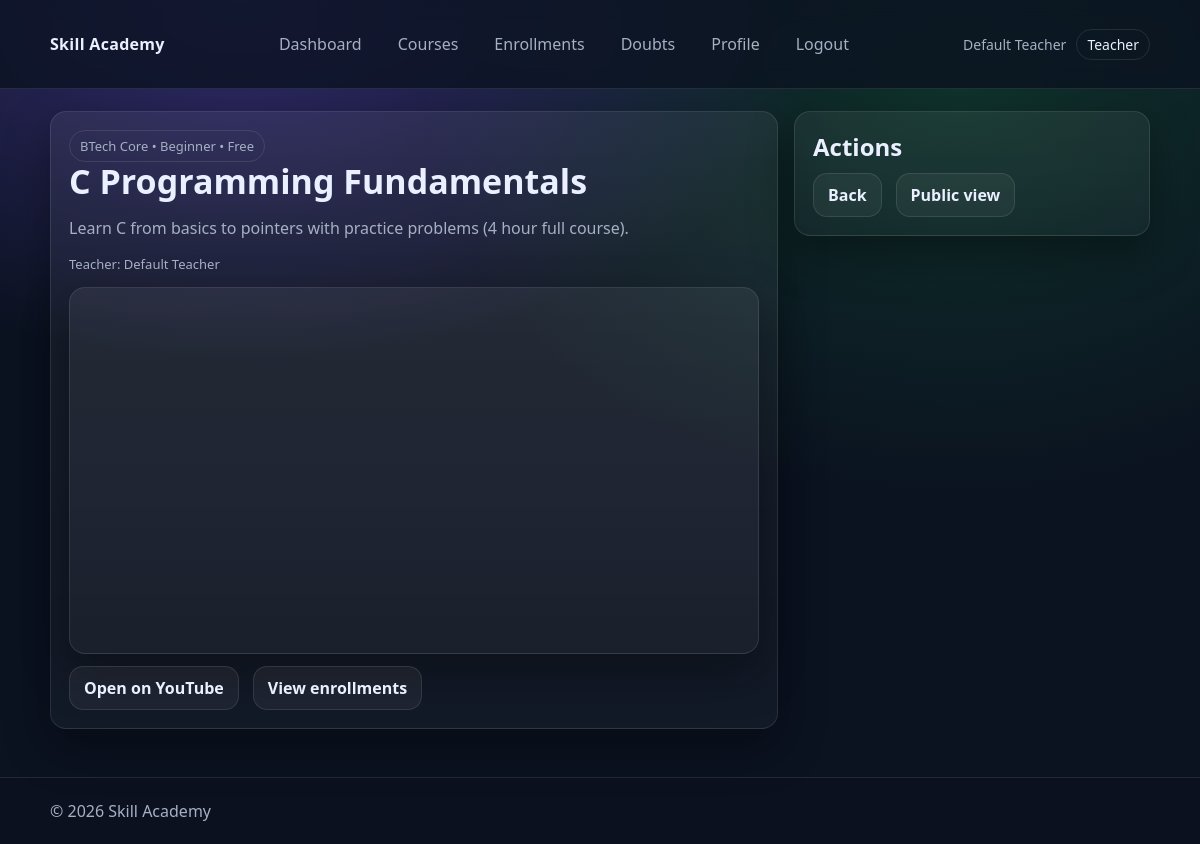
Page /teacher/course_preview.php?course_id=1 (signed in) on the committed database.
### tables this page shows
CREATE TABLE users (
  id BIGINT UNSIGNED NOT NULL AUTO_INCREMENT,
  role ENUM('student','teacher') NOT NULL,
  full_name VARCHAR(120) NOT NULL,
  email VARCHAR(190) NOT NULL,
  password_hash VARCHAR(255) NOT NULL,
  created_at TIMESTAMP NOT NULL DEFAULT CURRENT_TIMESTAMP,
  last_login_at TIMESTAMP NULL DEFAULT NULL,
  PRIMARY KEY (id),
  UNIQUE KEY uq_users_email (email),
  KEY idx_users_role (role)
);

CREATE TABLE courses (
  id BIGINT UNSIGNED NOT NULL AUTO_INCREMENT,
  teacher_id BIGINT UNSIGNED NOT NULL,
  title VARCHAR(180) NOT NULL,
  slug VARCHAR(220) NOT NULL,
  description TEXT NOT NULL,
  category VARCHAR(80) NOT NULL,
  level ENUM('Beginner','Intermediate','Advanced') NOT NULL DEFAULT 'Beginner',
  is_paid TINYINT(1) NOT NULL DEFAULT 0,
  price_inr INT UNSIGNED NOT NULL DEFAULT 0,
  youtube_playlist_url VARCHAR(500) NOT NULL,
  thumbnail_url VARCHAR(500) DEFAULT NULL,
  is_published TINYINT(1) NOT NULL DEFAULT 1,
  created_at TIMESTAMP NOT NULL DEFAULT CURRENT_TIMESTAMP,
  updated_at TIMESTAMP NOT NULL DEFAULT CURRENT_TIMESTAMP ON UPDATE CURRENT_TIMESTAMP,
  PRIMARY KEY (id),
  UNIQUE KEY uq_courses_slug (slug),
  KEY idx_courses_teacher (teacher_id),
  KEY idx_courses_paid (is_paid),
  CONSTRAINT fk_courses_teacher FOREIGN KEY (teacher_id) REFERENCES users(id)
    ON DELETE RESTRICT ON UPDATE CASCADE
);

### includes/auth.php (called while the page is built, shortened)
<?php
require_once __DIR__ . '/db.php';
function current_user(): ?array
{
    $id = $_SESSION['user_id'] ?? null;
    $stmt = db()->prepare('SELECT id, role, full_name, email, created_at, last_login_at FROM users WHERE id = ?');
    $stmt->execute([(int)$id]);
    $u = $stmt->fetch();
    return $u ?: null;
}
function is_logged_in(): bool
{
    return !empty($_SESSION['user_id']);
}

### includes/db.php (called while the page is built, shortened)
<?php
function db(): PDO
{
    static $pdo = null;
    if ($pdo instanceof PDO) {
        return $pdo;
    }
    $dsn = 'mysql:host=' . DB_HOST . ';dbname=' . DB_NAME . ';charset=' . DB_CHARSET;
    $pdo = new PDO($dsn, DB_USER, DB_PASS, [
        PDO::ATTR_ERRMODE => PDO::ERRMODE_EXCEPTION,
        PDO::ATTR_DEFAULT_FETCH_MODE => PDO::FETCH_ASSOC,
        PDO::ATTR_EMULATE_PREPARES => false,
    ]);
    return $pdo;
}

### includes/course.php (called while the page is built, shortened)
<?php
require_once __DIR__ . '/db.php';
function get_course_by_id(int $courseId): ?array
{
    $stmt = db()->prepare("SELECT c.*, u.full_name AS teacher_name
                           FROM courses c
                           JOIN users u ON u.id = c.teacher_id
                           WHERE c.id = ? AND c.is_published = 1");
    $stmt->execute([$courseId]);
    $c = $stmt->fetch();
    return $c ?: null;
}

### teacher/course_preview.php (the view, shortened to what this page needs)
<?php
require_once __DIR__ . '/../includes/layout.php';
require_once __DIR__ . '/../includes/auth.php';
require_once __DIR__ . '/../includes/course.php';
$courseId = (int)($_GET['course_id'] ?? 0);
$course = $courseId > 0 ? get_course_by_id($courseId) : null;
$playlistUrl = (string)$course['youtube_playlist_url'];
$listId = null;
$embedUrl = $listId ? 'https://www.youtube.com/embed/videoseries?list=' . rawurlencode($listId) : $playlistUrl;
render_header('Course Preview');
?>
<div class="grid">
    <div class="col-8">
        <div class="card pad">
            <div class="badge"><?= e($course['category']) ?> • <?= e($course['level']) ?> • <?= $course['is_paid'] ? ('Paid ₹' . (int)$course['price_inr']) : 'Free' ?></div>
            <h1 class="h1" style="font-size:34px"><?= e($course['title']) ?></h1>
            <p class="muted"><?= e((string)$course['description']) ?></p>
            <div class="help">Teacher: <?= e((string)$course['teacher_name']) ?></div>
            <div style="margin-top:14px">
                <div class="card" style="overflow:hidden; border-radius:16px">
                    <iframe width="100%" height="360" src="<?= e($embedUrl) ?>" title="YouTube playlist"
                            frameborder="0" allow="accelerometer; autoplay; clipboard-write; encrypted-media; gyroscope; picture-in-picture"
                            allowfullscreen></iframe>
                </div>
                <div class="row gap" style="margin-top:12px; flex-wrap:wrap">
                    <a class="btn" target="_blank" rel="noopener" href="<?= e($playlistUrl) ?>">Open on YouTube</a>
                    <a class="btn" href="<?= e(APP_BASE_URL) ?>/teacher/enrollments.php?course_id=<?= (int)$courseId ?>">View enrollments</a>
                </div>
            </div>
        </div>
    </div>
    <div class="col-4">
        <div class="card pad">
            <h2 class="h2">Actions</h2>
            <div class="row gap" style="flex-wrap:wrap">
                <a class="btn" href="<?= e(APP_BASE_URL) ?>/teacher/courses.php">Back</a>
                <a class="btn" href="<?= e(APP_BASE_URL) ?>/public_courses.php#<?= e($course['slug']) ?>">Public view</a>
            </div>
        </div>
    </div>
</div>
<?php render_footer(); ?>

### includes/layout.php (shortened to what this page needs)
<?php
require_once __DIR__ . '/auth.php';
function e(string $v): string
{
    return htmlspecialchars($v, ENT_QUOTES, 'UTF-8');
}
function render_header(string $title): void
{
    $user = is_logged_in() ? current_user() : null;
    $role = $user['role'] ?? null;
    $fullName = $user ? $user['full_name'] : null;
    $activePath = parse_url($_SERVER['REQUEST_URI'] ?? '', PHP_URL_PATH) ?: '';
    $nav = [];
    if (!$user) {
        $nav = [
            ['label' => 'Home', 'href' => APP_BASE_URL . '/index.php'],
            ['label' => 'Courses', 'href' => APP_BASE_URL . '/public_courses.php'],
            ['label' => 'Contact', 'href' => APP_BASE_URL . '/contact.php'],
            ['label' => 'Login', 'href' => APP_BASE_URL . '/login.php'],
            ['label' => 'Register', 'href' => APP_BASE_URL . '/register.php'],
        ];
    } else {
        $nav = [
            ['label' => 'Dashboard', 'href' => APP_BASE_URL . '/teacher/dashboard.php'],
            ['label' => 'Courses', 'href' => APP_BASE_URL . '/teacher/courses.php'],
            ['label' => 'Enrollments', 'href' => APP_BASE_URL . '/teacher/enrollments.php'],
            ['label' => 'Doubts', 'href' => APP_BASE_URL . '/teacher/doubts.php'],
            ['label' => 'Profile', 'href' => APP_BASE_URL . '/teacher/profile.php'],
            ['label' => 'Logout', 'href' => APP_BASE_URL . '/logout.php'],
        ];
    }
    ?>
    <!doctype html>
    <html lang="en">
    <head>
        <link rel="stylesheet" href="<?= e(APP_BASE_URL) ?>/assets/app.css">
    </head>
    <body>
    <header class="site-header">
        <div class="container row between center gap">
            <a class="brand" href="<?= e(APP_BASE_URL) ?>/index.php"><?= e(APP_NAME) ?></a>
            <nav class="nav">
                <?php foreach ($nav as $item): ?>
                    <?php $isActive = ($activePath === parse_url($item['href'], PHP_URL_PATH)); ?>
                    <a class="nav-link <?= $isActive ? 'active' : '' ?>" href="<?= e($item['href']) ?>"><?= e($item['label']) ?></a>
                <?php endforeach; ?>
            </nav>
            <div class="user-chip">
                <?php if ($fullName): ?>
                    <span><?= e($fullName) ?></span>
                    <span class="pill"><?= e((string)$role) ?></span>
                <?php else: ?>
                    <span class="muted">Guest</span>
                <?php endif; ?>
            </div>
        </div>
    </header>
    <main class="container">
    <?php
}
function render_footer(): void
{
    ?>
    </main>
    <footer class="site-footer">
        <div class="container row between center">
            <div class="muted">© <?= date('Y') ?> <?= e(APP_NAME) ?></div>
        </div>
    </footer>
    </body>
    </html>
    <?php
}

### assets/app.css (style rules this page uses)
:root { --bg:#0b1220; --card:#101a2e; --muted:#a6b0c3; --text:#eaf0ff; --accent:#7c5cff; --accent2:#22c55e; --danger:#ef4444; --border:rgba(255,255,255,.10); --shadow:0 18px 45px rgba(0,0,0,.35); --radius:16px; }
* { box-sizing:border-box }
html,body { height:100% }
body { margin:0; font-family:ui-sans-serif,system-ui,-apple-system,Segoe UI,Roboto,Helvetica,Arial,"Apple Color Emoji","Segoe UI Emoji"; background:radial-gradient(1000px 600px at 20% 0%, rgba(124,92,255,.35), transparent 60%), radial-gradient(900px 700px at 80% 10%, rgba(34,197,94,.18), transparent 60%), var(--bg); color:var(--text); }
a { color:inherit;text-decoration:none }
.container { width:min(1100px,92vw);margin:0 auto;padding:22px 0 }
.row { display:flex }
.between { justify-content:space-between }
.center { align-items:center }
.gap { gap:14px }
.site-header { position:sticky;top:0;z-index:10; backdrop-filter: blur(10px); background: rgba(11,18,32,.78); border-bottom:1px solid var(--border); }
.brand { font-weight:800;letter-spacing:.3px }
.nav { display:flex;gap:10px;flex-wrap:wrap;justify-content:center }
.nav-link { padding:10px 12px;border-radius:12px; color:var(--muted); border:1px solid transparent; }
.user-chip { display:flex;gap:10px;align-items:center;color:var(--muted);font-size:14px }
.pill { padding:5px 10px;border:1px solid var(--border);border-radius:999px;color:var(--text);text-transform:capitalize }
.card { background:linear-gradient(180deg, rgba(255,255,255,.06), rgba(255,255,255,.03)); border:1px solid var(--border); border-radius:var(--radius); box-shadow:var(--shadow); }
.card.pad { padding:18px }
.grid { display:grid;grid-template-columns:repeat(12,1fr);gap:16px }
.col-8 { grid-column:span 8 }
.col-4 { grid-column:span 4 }
.h1 { font-size:40px;line-height:1.15;margin:0 0 10px }
.h2 { font-size:24px;margin:0 0 10px }
.muted { color:var(--muted) }
.badge { display:inline-flex;gap:8px;align-items:center; padding:6px 10px;border:1px solid var(--border); border-radius:999px;font-size:13px;color:var(--muted) }
.btn { display:inline-flex;align-items:center;justify-content:center; padding:10px 14px;border-radius:14px;border:1px solid var(--border); background:rgba(255,255,255,.05); color:var(--text);cursor:pointer;font-weight:650; }
.help { color:var(--muted);font-size:13px;margin-top:6px }
.site-footer { border-top:1px solid var(--border);margin-top:26px;background:rgba(11,18,32,.55) }

### rows in the picture
users: full_name "Default Teacher", role "Teacher"
courses: category "BTech Core", level "Beginner", title "C Programming Fundamentals", description "Learn C from basics to pointers with practice problems (4 hour full course).", teacher.full_name "Default Teacher"

### other values in the picture
APP_NAME "Skill Academy"
$item['label'] "Dashboard"
$item['label'] "Courses"
$item['label'] "Enrollments"
$item['label'] "Doubts"
$item['label'] "Profile"
$item['label'] "Logout"
